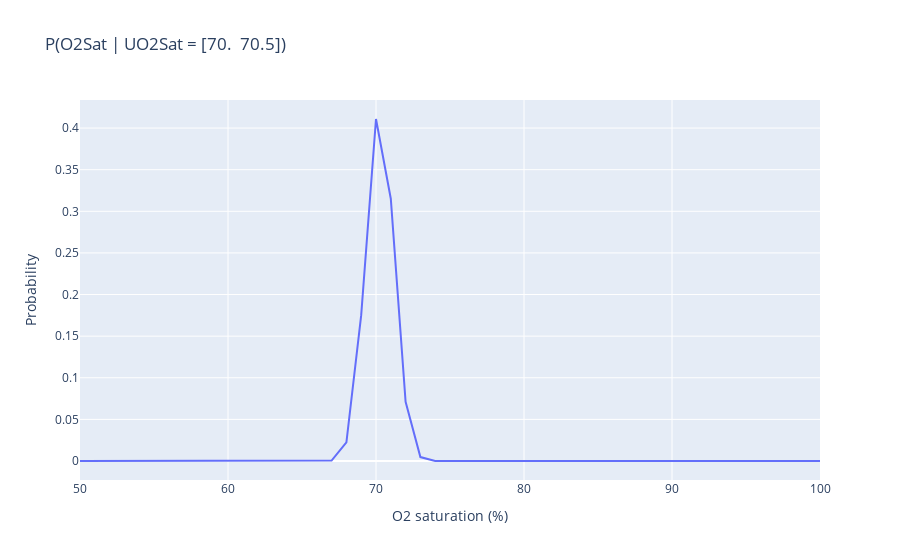

Source (notebook cell):
### Code cell
uo2sat_bin_idx = 40
fig = go.Figure()
fig.add_trace(go.Scatter(x=O2Sat_vals, y=cpt[:, uo2sat_bin_idx]))
fig.update_layout(
    title_text=f"P(O2Sat | UO2Sat = {UO2Sat.bins_arr[uo2sat_bin_idx]})",
    xaxis_title="O2 saturation (%)",
    yaxis_title="Probability",
)
fig.show()

### Figure 1 — Plotly figure (JSON) as saved in the notebook; plotly's stock layout.template omitted (floating-point values rounded to 4 significant figures)
{"data": [{"type": "scatter", "x": [50, 51, 52, 53, 54, 55, 56, 57, 58, 59, 60, 61, 62, 63, 64, 65, 66, 67, 68, 69, 70, 71, 72, 73, 74, 75, 76, 77, 78, 79, 80, 81, 82, 83, 84, 85, 86, 87, 88, 89, 90, 91, 92, 93, 94, 95, 96, 97, 98, 99, 100], "y": [0, 0, 0, 0, 0, 0, 0, 0, 0, 0, 0, 0, 0, 0, 0, 0, 0, 0.0005937, 0.02234, 0.1752, 0.4109, 0.3151, 0.07111, 0.004736, 0, 0, 0, 0, 0, 0, 0, 0, 0, 0, 0, 0, 0, 0, 0, 0, 0, 0, 0, 0, 0, 0, 0, 0, 0, 0, 0]}], "layout": {"title": {"text": "P(O2Sat | UO2Sat = [70.  70.5])"}, "xaxis": {"title": {"text": "O2 saturation (%)"}}, "yaxis": {"title": {"text": "Probability"}}}}
